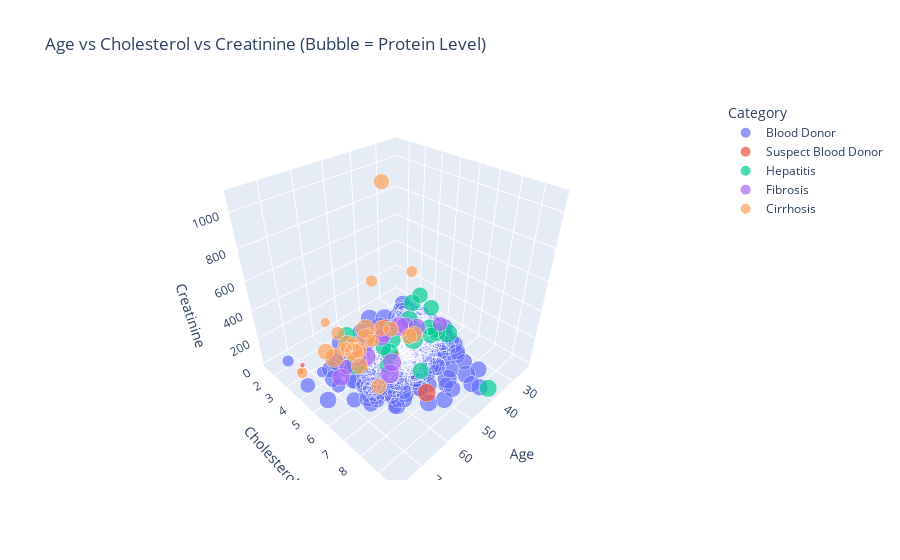

Notebook code cell kept with this figure:
### Markdown cell above
## 5. 3D Bubble Plot: Age, Cholesterol, Creatinine with Protein Size

**Purpose**: Adds protein level as a bubble size to visualize four dimensions: Age, CHOL, CREA, and PROT.

**Big Takeaway**:  Larger bubbles (more protein) are often linked with disease states. Blood donors again form a consistent base, while Fibrosis and Cirrhosis cases show higher variation in creatinine and cholesterol. The extra dimension helps highlight metabolic imbalances.

### Code cell
df['PROT_scaled'] = (df['PROT'] - df['PROT'].min()) * 5  # Amplify size variation
fig = px.scatter_3d(
    df,
    x='Age', y='CHOL', z='CREA',
    size='PROT_scaled',
    color='Category',
    title='Age vs Cholesterol vs Creatinine (Bubble = Protein Level)',
    labels={'CHOL': 'Cholesterol', 'CREA': 'Creatinine', 'PROT': 'Protein'}
)
fig.show()

### Figure 1 — Plotly figure (JSON) as saved in the notebook; plotly's stock layout.template omitted (floating-point values rounded to 4 significant figures; data arrays with more than 128 entries replaced by an {"elided": "..."} marker saying what was removed)
{"data": [{"hovertemplate": "Category=Blood Donor<br>Age=%{x}<br>Cholesterol=%{y}<br>Creatinine=%{z}<br>PROT_scaled=%{marker.size}<extra></extra>", "legendgroup": "Blood Donor", "marker": {"color": "#636efa", "size": {"elided": "526 float values"}, "sizemode": "area", "sizeref": 0.5212, "symbol": "circle"}, "mode": "markers", "name": "Blood Donor", "scene": "scene", "showlegend": true, "type": "scatter3d", "x": {"elided": "526 int values"}, "y": {"elided": "526 float values"}, "z": {"elided": "526 int values"}}, {"hovertemplate": "Category=Suspect Blood Donor<br>Age=%{x}<br>Cholesterol=%{y}<br>Creatinine=%{z}<br>PROT_scaled=%{marker.size}<extra></extra>", "legendgroup": "Suspect Blood Donor", "marker": {"color": "#EF553B", "size": [69.0, 15, 0, 167.5, 11.0, 15, 41.5], "sizemode": "area", "sizeref": 0.5212, "symbol": "circle"}, "mode": "markers", "name": "Suspect Blood Donor", "scene": "scene", "showlegend": true, "type": "scatter3d", "x": [47, 48, 49, 55, 71, 74, 59], "y": [4.3, 5.25, 3.01, 8.08, 2.61, 3.19, 4.72], "z": [170, 29, 64, 76, 9, 52, 32]}, {"hovertemplate": "Category=Hepatitis<br>Age=%{x}<br>Cholesterol=%{y}<br>Creatinine=%{z}<br>PROT_scaled=%{marker.size}<extra></extra>", "legendgroup": "Hepatitis", "marker": {"color": "#00cc96", "size": [126.5, 128.5, 148.5, 186.5, 131.5, 134, 156, 130.5, 131.5, 155, 140, 139.5, 137.5, 159.5, 162.5, 104.0, 167.0, 188.0, 126.5, 206], "sizemode": "area", "sizeref": 0.5212, "symbol": "circle"}, "mode": "markers", "name": "Hepatitis", "scene": "scene", "showlegend": true, "type": "scatter3d", "x": [23, 25, 27, 32, 32, 34, 35, 36, 38, 41, 44, 46, 50, 51, 56, 58, 33, 41, 50, 61], "y": [3.2, 4.28, 3.2, 6.28, 5.48, 5.37, 4.14, 5.73, 4.89, 9.67, 4.07, 4.65, 7.04, 5.23, 3.09, 6.15, 5.72, 5.3, 4.67, 4.62], "z": [79.3, 66.9, 55.2, 81.2, 45.4, 82.3, 69.2, 68.6, 81.8, 57.7, 81.5, 66.4, 75.3, 76.2, 97.7, 147.3, 58.8, 60.8, 56.6, 61.9]}, {"hovertemplate": "Category=Fibrosis<br>Age=%{x}<br>Cholesterol=%{y}<br>Creatinine=%{z}<br>PROT_scaled=%{marker.size}<extra></extra>", "legendgroup": "Fibrosis", "marker": {"color": "#ab63fa", "size": [108.5, 182.5, 141, 137.5, 171.5, 180.5, 124.5, 110, 145.5, 158.5, 186, 156.5], "sizemode": "area", "sizeref": 0.5212, "symbol": "circle"}, "mode": "markers", "name": "Fibrosis", "scene": "scene", "showlegend": true, "type": "scatter3d", "x": [29, 40, 46, 48, 54, 57, 59, 64, 36, 38, 57, 68], "y": [5.42, 4.2, 4.01, 4.22, 5.85, 4.64, 4.45, 4.52, 4.81, 4.31, 6.19, 4.89], "z": [55.2, 70.9, 60.5, 76.7, 91, 70.9, 65, 70, 65.3, 60.5, 71.4, 80.9]}, {"hovertemplate": "Category=Cirrhosis<br>Age=%{x}<br>Cholesterol=%{y}<br>Creatinine=%{z}<br>PROT_scaled=%{marker.size}<extra></extra>", "legendgroup": "Cirrhosis", "marker": {"color": "#FFA15A", "size": [63.5, 135, 119.0, 126.0, 121.5, 173.0, 87.5, 102.5, 90, 47.0, 166.5, 150, 79.0, 118.5, 143.0, 61.5, 125.5, 68.5, 189.5, 179, 128.5, 118.5, 132.5, 186], "sizemode": "area", "sizeref": 0.5212, "symbol": "circle"}, "mode": "markers", "name": "Cirrhosis", "scene": "scene", "showlegend": true, "type": "scatter3d", "x": [39, 41, 42, 45, 46, 51, 51, 56, 56, 56, 58, 59, 59, 59, 61, 74, 42, 49, 52, 58, 59, 62, 64, 64], "y": [4.82, 5.34, 3.93, 3.71, 4.1, 3.6, 4.08, 3.54, 2.4, 1.43, 3.92, 3.68, 3.61, 3.51, 4.88, 3.29, 5.16, 3.82, 3.78, 3.98, 4.51, 6.3, 3.02, 3.63], "z": [519, 106.4, 49.6, 76.7, 1079.0, 58.3, 75.9, 66.9, 62.7, 79.3, 66.4, 118.2, 71.7, 60.5, 72.3, 51, 89.1, 485.9, 158.2, 56, 136.1, 55.7, 63, 66.7]}], "layout": {"autosize": true, "legend": {"itemsizing": "constant", "title": {"text": "Category"}, "tracegroupgap": 0}, "scene": {"aspectmode": "auto", "aspectratio": {"x": 1, "y": 1, "z": 1}, "domain": {"x": [0, 1], "y": [0, 1]}, "xaxis": {"title": {"text": "Age"}, "type": "linear"}, "yaxis": {"title": {"text": "Cholesterol"}, "type": "linear"}, "zaxis": {"title": {"text": "Creatinine"}, "type": "linear"}}, "title": {"text": "Age vs Cholesterol vs Creatinine (Bubble = Protein Level)"}}}
